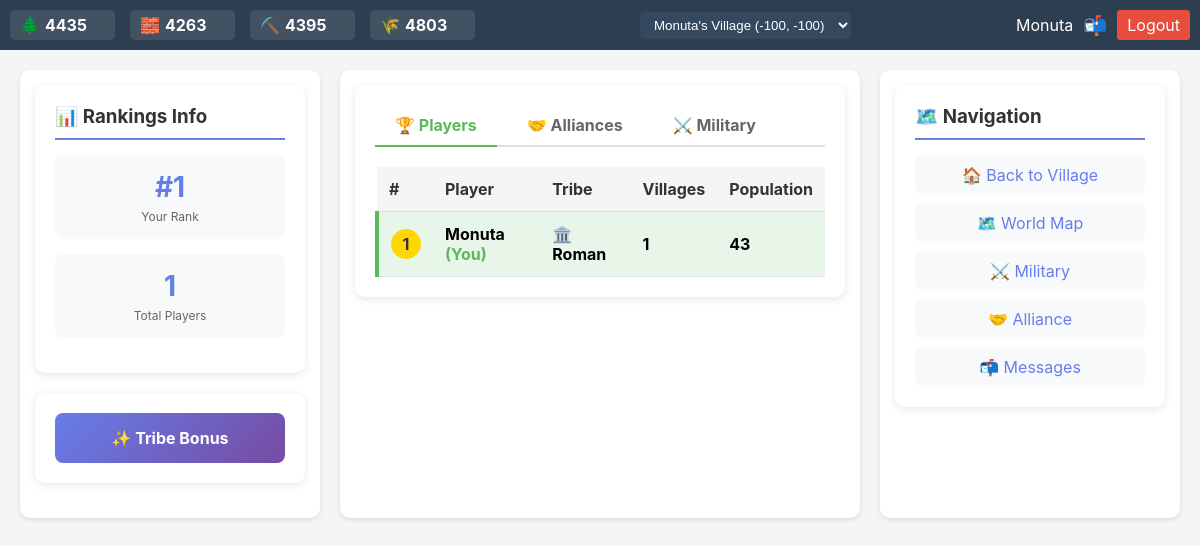
/rankings.php (signed in), run on the app's committed database.
### tables this page shows
CREATE TABLE `resources` (
  `village_id` int(11) NOT NULL,
  `wood` decimal(12,2) DEFAULT 500.00,
  `clay` decimal(12,2) DEFAULT 500.00,
  `iron` decimal(12,2) DEFAULT 500.00,
  `crop` decimal(12,2) DEFAULT 500.00,
  `wood_production` int(11) DEFAULT 10,
  `clay_production` int(11) DEFAULT 10,
  `iron_production` int(11) DEFAULT 10,
  `crop_production` int(11) DEFAULT 5,
  `last_update` timestamp NOT NULL DEFAULT current_timestamp() ON UPDATE current_timestamp(),
  PRIMARY KEY (`village_id`),
  CONSTRAINT `resources_ibfk_1` FOREIGN KEY (`village_id`) REFERENCES `villages` (`id`) ON DELETE CASCADE
);

CREATE TABLE `users` (
  `id` int(11) NOT NULL AUTO_INCREMENT,
  `username` varchar(50) NOT NULL,
  `password_hash` varchar(255) NOT NULL,
  `email` varchar(100) NOT NULL,
  `tribe` enum('roman','teuton','gaul') NOT NULL,
  `created_at` timestamp NOT NULL DEFAULT current_timestamp(),
  `last_login` datetime DEFAULT NULL,
  `beginner_protection_until` datetime DEFAULT NULL,
  `is_active` tinyint(1) DEFAULT 1,
  `is_banned` tinyint(1) DEFAULT 0,
  `ip_address` varchar(45) DEFAULT NULL,
  PRIMARY KEY (`id`),
  UNIQUE KEY `username` (`username`),
  UNIQUE KEY `email` (`email`),
  KEY `idx_username` (`username`),
  KEY `idx_email` (`email`)
);

### src/classes/village.php (called while the page is built, shortened)
<?php
require_once __DIR__ . '/../config/database.php';
class Village {
    private $conn;
    public function __construct() {
        $database = new Database();
        $this->conn = $database->getConnection();
    }
    public function getResources($village_id) {
        $query = "SELECT * FROM resources WHERE village_id = :village_id";
        $stmt = $this->conn->prepare($query);
        $stmt->bindParam(':village_id', $village_id);
        $stmt->execute();
        return $stmt->fetch(PDO::FETCH_ASSOC);
    }
}
?>

### src/config/database.php (called while the page is built, shortened)
<?php
class Database {
    private $host = 'localhost';
    private $db_name = 'travian_clone';
    private $username = 'root';
    private $password = '';
    public function getConnection() {
        $this->conn = null;
        try {
            $this->conn = new PDO(
                "mysql:host=" . $this->host . ";dbname=" . $this->db_name,
                $this->username,
                $this->password
            );
            $this->conn->setAttribute(PDO::ATTR_ERRMODE, PDO::ERRMODE_EXCEPTION);
            $this->conn->exec("set names utf8");
        } catch(PDOException $exception) {
            error_log("Connection error: " . $exception->getMessage());
        }
        return $this->conn;
    }
}
?>

### src/classes/user.php (called while the page is built, shortened)
<?php
require_once __DIR__ . '/../config/database.php';
class User {
    private $conn;
    public $id;
    public function __construct() {
        $database = new Database();
        $this->conn = $database->getConnection();
    }
    public function getVillages() {
        $query = "SELECT * FROM villages WHERE user_id = :user_id ORDER BY is_capital DESC, created_at ASC";
        $stmt = $this->conn->prepare($query);
        $stmt->bindParam(':user_id', $this->id);
        $stmt->execute();
        return $stmt->fetchAll(PDO::FETCH_ASSOC);
    }
    public function getPlayerRankings($limit = 100, $offset = 0) {
        $query = "SELECT * FROM player_rankings ORDER BY total_population DESC LIMIT :limit OFFSET :offset";
        $stmt = $this->conn->prepare($query);
        $stmt->bindParam(':limit', $limit, PDO::PARAM_INT);
        $stmt->bindParam(':offset', $offset, PDO::PARAM_INT);
        $stmt->execute();
        return $stmt->fetchAll(PDO::FETCH_ASSOC);
    }
    public function getPlayerRank($user_id) {
        $query = "SELECT FIND_IN_SET(total_population, (
                    SELECT GROUP_CONCAT(total_population ORDER BY total_population DESC)
                    FROM player_rankings
                  )) as rank FROM player_rankings WHERE id = :user_id";
        $stmt = $this->conn->prepare($query);
        $stmt->bindParam(':user_id', $user_id);
        $stmt->execute();
        $result = $stmt->fetch(PDO::FETCH_ASSOC);
        return $result ? $result['rank'] : null;
    }
    public function getTotalPlayers() {
        $query = "SELECT COUNT(*) as total FROM player_rankings";
        $stmt = $this->conn->prepare($query);
        $stmt->execute();
        $result = $stmt->fetch(PDO::FETCH_ASSOC);
        return $result['total'];
    }
}
?>

### src/classes/message.php (called while the page is built, shortened)
<?php
require_once __DIR__ . '/../config/database.php';
class Message {
    private $conn;
    public function __construct() {
        $database = new Database();
        $this->conn = $database->getConnection();
    }
    public function getUnreadCount($user_id) {
        $query = "SELECT COUNT(*) as count FROM messages WHERE to_user_id = :user_id AND is_read = 0";
        $stmt = $this->conn->prepare($query);
        $stmt->bindParam(':user_id', $user_id);
        $stmt->execute();
        $row = $stmt->fetch(PDO::FETCH_ASSOC);
        return $row['count'];
    }
}
?>

### public/rankings.php (the view, shortened to what this page needs)
<?php
require_once '../src/classes/User.php';
require_once '../src/classes/Alliance.php';
include_once 'includes/header.php';
$alliance = new Alliance();
$tab = isset($_GET['tab']) ? $_GET['tab'] : 'players';
$page = isset($_GET['page']) ? intval($_GET['page']) : 1;
$limit = 20;
$offset = ($page - 1) * $limit;
$rankings = [];
$total = 0;
$user_rank = null;
if($tab == 'players') {
    $rankings = $user->getPlayerRankings($limit, $offset);
    $total = $user->getTotalPlayers();
    $user_rank = $user->getPlayerRank($_SESSION['user_id']);
} elseif($tab == 'military') {
    $rankings = $alliance->getMilitaryRankings($limit, $offset);
    $total = $user->getTotalPlayers();
    $user_rank = $user->getPlayerRank($_SESSION['user_id']);
}
?>
<!DOCTYPE html>
<html lang="en">
<head>
    <link rel="stylesheet" href="css/style.css">
</head>
<body>
    <div class="game-container">
        <div class="game-content">
            <div class="left-column">
                <div class="rankings-card">
                    <h3>📊 Rankings Info</h3>
                    <div class="stats-box">
                        <div class="stats-number">#<?php echo $user_rank ?: '?'; ?></div>
                        <div class="stats-label">Your Rank</div>
                    </div>
                    <div class="stats-box">
                        <div class="stats-number"><?php echo number_format($total); ?></div>
                        <div class="stats-label">Total <?php echo $tab == 'alliances' ? 'Alliances' : 'Players'; ?></div>
                    </div>
                </div>
                <div class="rankings-card">
                    <div class="tribe-bonus">
                        <strong>✨ Tribe Bonus</strong><br>
                    </div>
                </div>
            </div>
            <div class="center-column">
                <div class="rankings-card">
                    <div class="rank-tabs">
                        <a href="?tab=players&page=1" class="rank-tab <?php echo $tab == 'players' ? 'active' : ''; ?>">🏆 Players</a>
                        <a href="?tab=alliances&page=1" class="rank-tab <?php echo $tab == 'alliances' ? 'active' : ''; ?>">🤝 Alliances</a>
                        <a href="?tab=military&page=1" class="rank-tab <?php echo $tab == 'military' ? 'active' : ''; ?>">⚔️ Military</a>
                    </div>
                    <table class="rankings-table">
                        <thead>
                            <tr>
                                <th>#</th>
                                <th><?php echo $tab == 'alliances' ? 'Alliance' : 'Player'; ?></th>
                                <?php if($tab == 'players'): ?>
                                    <th>Tribe</th>
                                    <th>Villages</th>
                                    <th>Population</th>
                                <?php endif; ?>
                            </tr>
                        </thead>
                        <tbody>
                            <?php
                            $rank_start = $offset + 1;
                            foreach($rankings as $index => $item):
                                $rank = $rank_start + $index;
                                $is_user = ($tab == 'players' && $item['id'] == $_SESSION['user_id']) ||
                                          ($tab == 'alliances' && isset($user_alliance) && $item['id'] == $user_alliance['id']);
                                $row_class = '';
                                if($rank == 1) $row_class = 'rank-1';
                                elseif($rank == 2) $row_class = 'rank-2';
                                elseif($rank == 3) $row_class = 'rank-3';
                                if($is_user) $row_class .= ' your-rank';
                            ?>
                                <tr class="<?php echo $row_class; ?>">
                                    <td><span class="rank-badge"><?php echo $rank; ?></span></td>
                                    <td>
                                        <strong><?php echo htmlspecialchars($tab == 'alliances' ? $item['name'] : $item['username']); ?></strong>
                                        <?php if($is_user): ?> <span style="color: #5cb85c;">(You)</span><?php endif; ?>
                                    </td>
                                    <?php if($tab == 'players'): ?>
                                        <td>
                                            <?php
                                            $tribe_icon = '';
                                            if($item['tribe'] == 'roman') $tribe_icon = '🏛️';
                                            elseif($item['tribe'] == 'teuton') $tribe_icon = '⚔️';
                                            elseif($item['tribe'] == 'gaul') $tribe_icon = '🛡️';
                                            echo $tribe_icon . ' ' . ucfirst($item['tribe']);
                                            ?>
                                        </td>
                                        <td><?php echo number_format($item['total_villages']); ?></td>
                                        <td><?php echo number_format($item['total_population']); ?></td>
                                    <?php endif; ?>
                                </tr>
                            <?php endforeach; ?>
                        </tbody>
                    </table>
                </div>
            </div>
            <div class="right-column">
                <div class="rankings-card">
                    <h3>🗺️ Navigation</h3>
                    <div class="nav-links">
                        <a href="village.php" class="nav-link">🏠 Back to Village</a>
                        <a href="map.php" class="nav-link">🗺️ World Map</a>
                        <a href="military.php" class="nav-link">⚔️ Military</a>
                        <a href="alliance.php" class="nav-link">🤝 Alliance</a>
                        <a href="messages.php" class="nav-link">📬 Messages</a>
                    </div>
                </div>
            </div>
        </div>
    </div>
</body>
</html>

### public/includes/header.php (shortened to what this page needs)
<?php
require_once __DIR__ . '/../../src/classes/User.php';
require_once __DIR__ . '/../../src/classes/Village.php';
require_once __DIR__ . '/../../src/classes/Message.php';
$user = new User();
$user->id = $_SESSION['user_id'];
$villages = $user->getVillages();
$current_village_id = isset($_GET['village']) ? intval($_GET['village']) :
                      (isset($_SESSION['current_village_id']) ? $_SESSION['current_village_id'] :
                      (!empty($villages) ? $villages[0]['id'] : 0));
$resources = null;
if($current_village_id > 0) {
    $village = new Village();
    $village->updateResources($current_village_id);
    $resources = $village->getResources($current_village_id);
}
$message = new Message();
$unread_count = $message->getUnreadCount($_SESSION['user_id']);
?>
<div class="top-bar">
    <div class="resources">
        <div class="resource wood">
            <span class="resource-icon">🌲</span>
            <span class="resource-value" id="wood-resource"><?php echo $resources ? floor($resources['wood']) : 0; ?></span>
        </div>
        <div class="resource clay">
            <span class="resource-icon">🧱</span>
            <span class="resource-value" id="clay-resource"><?php echo $resources ? floor($resources['clay']) : 0; ?></span>
        </div>
        <div class="resource iron">
            <span class="resource-icon">⛏️</span>
            <span class="resource-value" id="iron-resource"><?php echo $resources ? floor($resources['iron']) : 0; ?></span>
        </div>
        <div class="resource crop">
            <span class="resource-icon">🌾</span>
            <span class="resource-value" id="crop-resource"><?php echo $resources ? floor($resources['crop']) : 0; ?></span>
        </div>
    </div>
    <div class="village-selector">
        <select id="villageSelect" onchange="changeVillage()">
            <?php foreach($villages as $v): ?>
                <option value="<?php echo $v['id']; ?>" <?php echo $v['id'] == $current_village_id ? 'selected' : ''; ?>>
                    <?php echo htmlspecialchars($v['name']); ?> (<?php echo $v['x']; ?>, <?php echo $v['y']; ?>)
                </option>
            <?php endforeach; ?>
        </select>
    </div>
    <div class="user-menu">
        <span><?php echo htmlspecialchars($_SESSION['username']); ?></span>
        <a href="messages.php" class="message-link">
            📬 <?php if($unread_count > 0): ?><span class="unread-badge"><?php echo $unread_count; ?></span><?php endif; ?>
        </a>
        <a href="logout.php" class="btn-small">Logout</a>
    </div>
</div>

### data on the page
resources: wood "4435", clay "4263", iron "4395", crop "4803"
users: rank "1", username "Monuta", shows "(You)", tribe "🏛️", tribe "Roman", total_villages "1", total_population "43"

### other printed values
$_SESSION['username'] "Monuta"
$user_rank ?: '?' "1"
$total "1"
form field value "Monuta's Village (-100, -100)"
